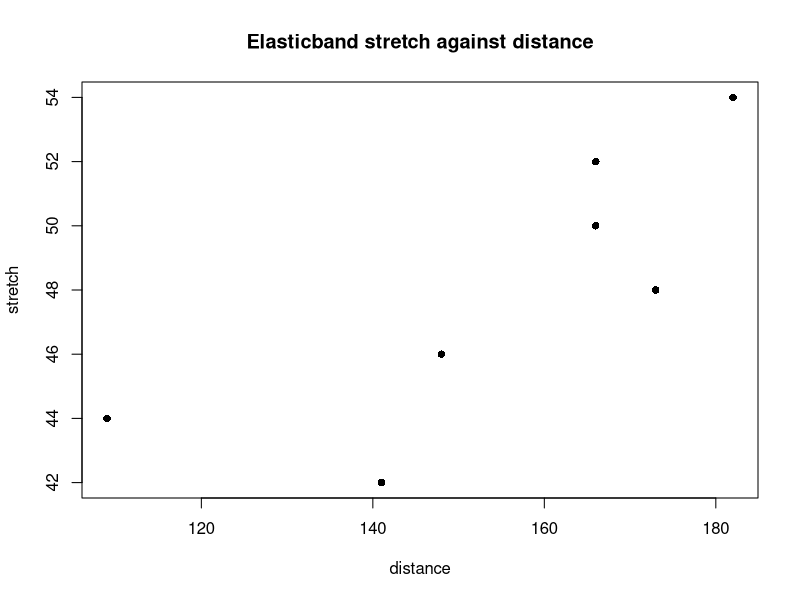
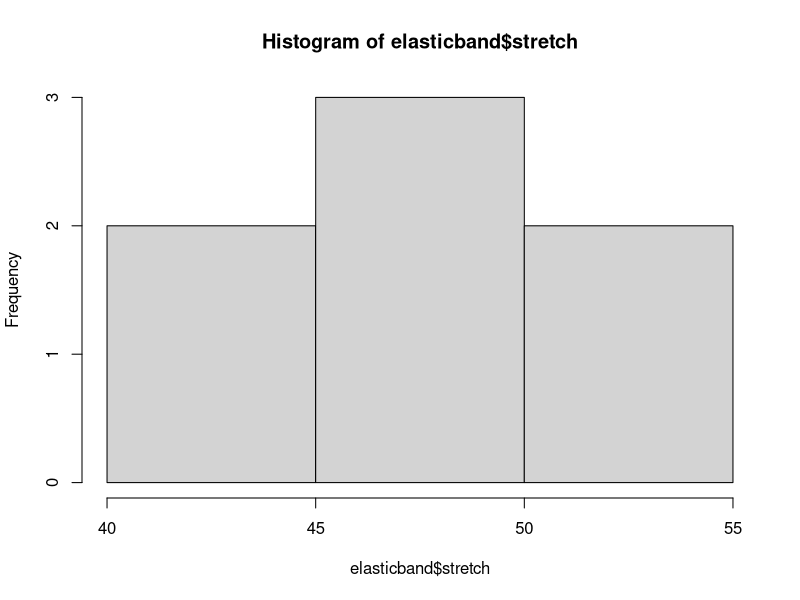
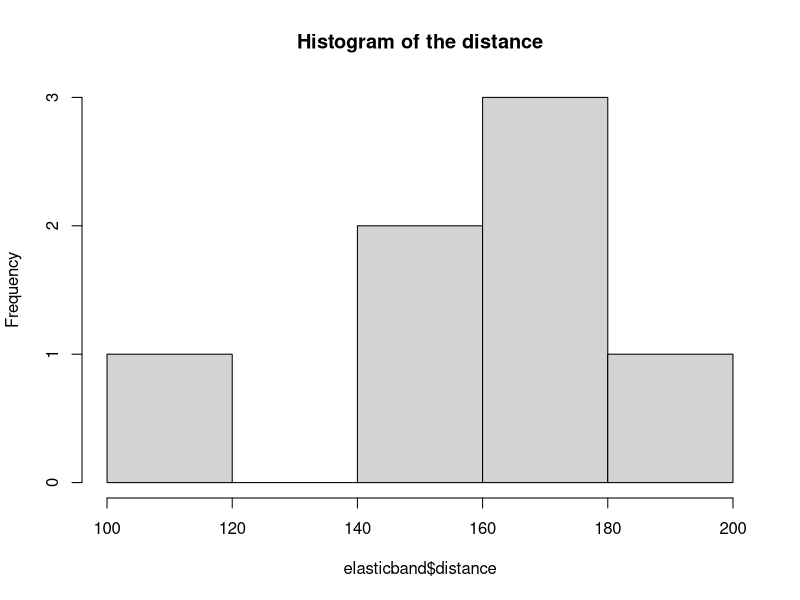
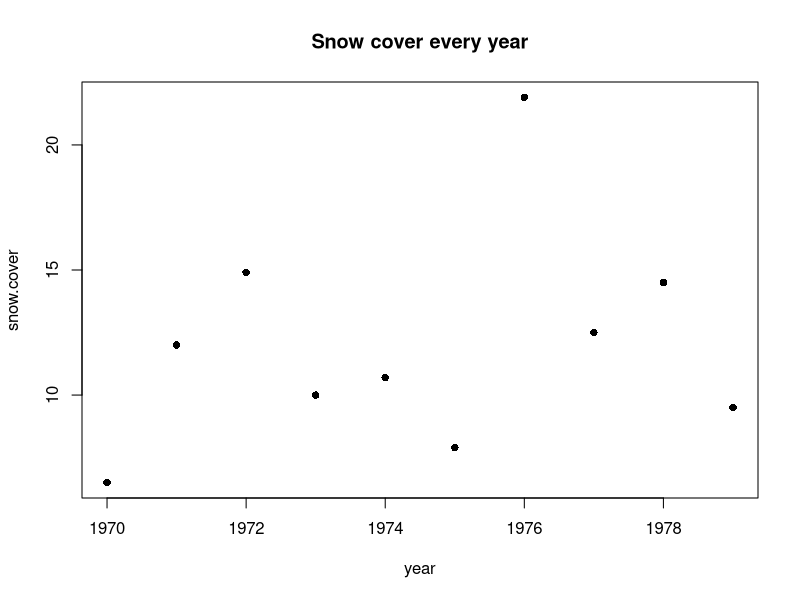

Reproduce these figures in R, in order.
## EXERCISES 1 ############################################################################

# 1.1. Create summary statistics for the elastic band data. (Create a dataframe using data from a table)

elasticband<-data.frame(stretch=c(46,54,48,50,44,42,52), distance=c(148,182,173,166,109,141,166))
summary(elasticband)

# 1.2. Create a plot of distance versus stretch.

plot(stretch~distance, data=elasticband, pch=16, main="Elasticband stretch against distance")

# 1.3. Use the help() command to find more information about the hist() command.

help("hist") # The generic function hist() computes a histogram of the given data values. 

hist(elasticband$stretch)

# 1.4. Create a histogram of the distance using hist().

hist(elasticband$distance, breaks=4, main="Histogram of the distance")

# 1.5. The following data are on snow cover for Eurasia in the years 1970-1979. Take the logarithm of snow cover and plot snow.cover versus year.

year<-seq(1970,1979, by=1)
snow.cover<-c(6.5,12.0,14.9,10.0,10.7,7.9,21.9,12.5,14.5,9.5)

log(snow.cover)
logsnow<-log(snow.cover) #creating a new variable

plot(snow.cover~year, pch=16, main="Snow cover every year")

# 1.6. Display all objects in the workspace. Remove the data frame elasticband.

ls()
rm(elasticband)
